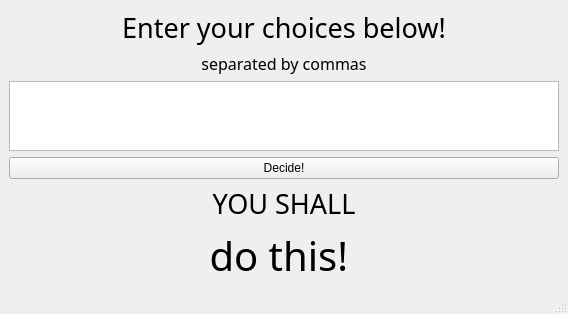
<?xml version="1.0" encoding="UTF-8"?>
<ui version="4.0">
 <class>MainWindow</class>
 <widget class="QMainWindow" name="MainWindow">
  <property name="geometry">
   <rect>
    <x>0</x>
    <y>0</y>
    <width>568</width>
    <height>304</height>
   </rect>
  </property>
  <property name="windowTitle">
   <string>MainWindow</string>
  </property>
  <widget class="QWidget" name="centralwidget">
   <layout class="QGridLayout" name="gridLayout">
    <item row="0" column="0">
     <widget class="QLabel" name="label">
      <property name="font">
       <font>
        <family>Copperplate</family>
        <pointsize>20</pointsize>
       </font>
      </property>
      <property name="text">
       <string>Enter your choices below!</string>
      </property>
      <property name="alignment">
       <set>Qt::AlignCenter</set>
      </property>
     </widget>
    </item>
    <item row="4" column="0">
     <widget class="QLabel" name="label_2">
      <property name="font">
       <font>
        <family>Copperplate</family>
        <pointsize>20</pointsize>
       </font>
      </property>
      <property name="text">
       <string>YOU SHALL</string>
      </property>
      <property name="alignment">
       <set>Qt::AlignCenter</set>
      </property>
     </widget>
    </item>
    <item row="2" column="0">
     <widget class="QTextEdit" name="textEdit_inputBox"/>
    </item>
    <item row="5" column="0">
     <widget class="QLabel" name="label_result">
      <property name="font">
       <font>
        <family>Copperplate</family>
        <pointsize>30</pointsize>
       </font>
      </property>
      <property name="text">
       <string>do this! </string>
      </property>
      <property name="alignment">
       <set>Qt::AlignCenter</set>
      </property>
     </widget>
    </item>
    <item row="1" column="0">
     <widget class="QLabel" name="label_3">
      <property name="font">
       <font>
        <family>Copperplate</family>
        <pointsize>12</pointsize>
       </font>
      </property>
      <property name="text">
       <string>separated by commas</string>
      </property>
      <property name="alignment">
       <set>Qt::AlignCenter</set>
      </property>
     </widget>
    </item>
    <item row="3" column="0">
     <widget class="QPushButton" name="pushButton_decide">
      <property name="text">
       <string>Decide!</string>
      </property>
     </widget>
    </item>
   </layout>
  </widget>
  <widget class="QMenuBar" name="menubar">
   <property name="geometry">
    <rect>
     <x>0</x>
     <y>0</y>
     <width>568</width>
     <height>22</height>
    </rect>
   </property>
  </widget>
  <widget class="QStatusBar" name="statusbar"/>
 </widget>
 <resources/>
 <connections/>
</ui>
